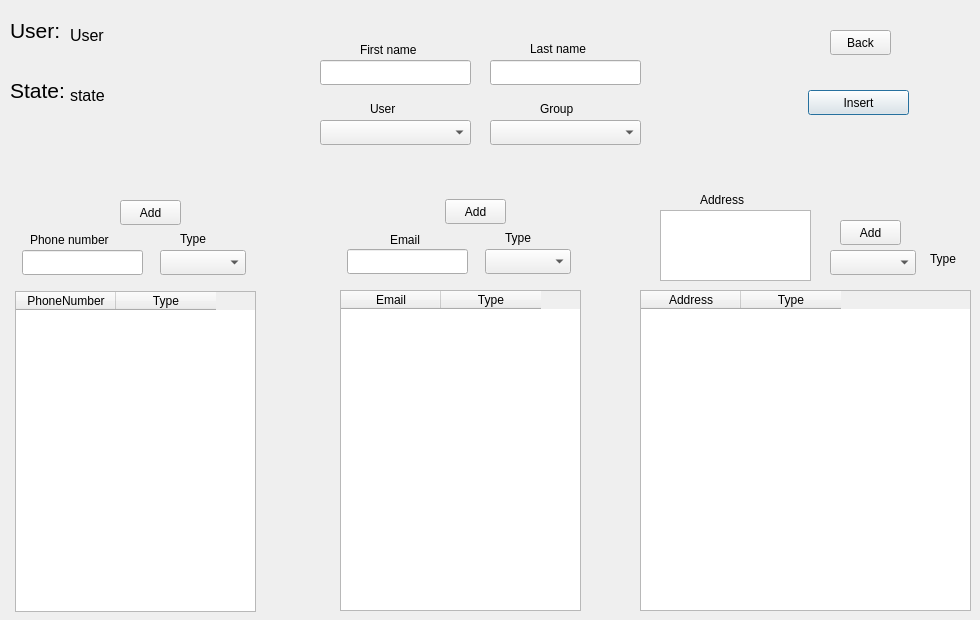
<?xml version="1.0" encoding="UTF-8"?>
<ui version="4.0">
 <class>InsertDialog</class>
 <widget class="QDialog" name="InsertDialog">
  <property name="geometry">
   <rect>
    <x>0</x>
    <y>0</y>
    <width>980</width>
    <height>620</height>
   </rect>
  </property>
  <property name="windowTitle">
   <string>Insert</string>
  </property>
  <widget class="QPushButton" name="InsertBtn">
   <property name="geometry">
    <rect>
     <x>808</x>
     <y>90</y>
     <width>101</width>
     <height>25</height>
    </rect>
   </property>
   <property name="text">
    <string>Insert</string>
   </property>
  </widget>
  <widget class="QTextEdit" name="AddrTxtE">
   <property name="geometry">
    <rect>
     <x>660</x>
     <y>210</y>
     <width>151</width>
     <height>71</height>
    </rect>
   </property>
  </widget>
  <widget class="QTableWidget" name="PhntableW">
   <property name="geometry">
    <rect>
     <x>15</x>
     <y>291</y>
     <width>241</width>
     <height>321</height>
    </rect>
   </property>
   <column>
    <property name="text">
     <string>PhoneNumber</string>
    </property>
   </column>
   <column>
    <property name="text">
     <string>Type</string>
    </property>
   </column>
  </widget>
  <widget class="QLineEdit" name="lnameLE">
   <property name="geometry">
    <rect>
     <x>490</x>
     <y>60</y>
     <width>151</width>
     <height>25</height>
    </rect>
   </property>
  </widget>
  <widget class="QLineEdit" name="fnameLE">
   <property name="geometry">
    <rect>
     <x>320</x>
     <y>60</y>
     <width>151</width>
     <height>25</height>
    </rect>
   </property>
  </widget>
  <widget class="QLineEdit" name="PhnLE">
   <property name="geometry">
    <rect>
     <x>22</x>
     <y>250</y>
     <width>121</width>
     <height>25</height>
    </rect>
   </property>
  </widget>
  <widget class="QPushButton" name="PhAddBtn">
   <property name="geometry">
    <rect>
     <x>120</x>
     <y>200</y>
     <width>61</width>
     <height>25</height>
    </rect>
   </property>
   <property name="text">
    <string>Add</string>
   </property>
  </widget>
  <widget class="QPushButton" name="BackBtn">
   <property name="geometry">
    <rect>
     <x>830</x>
     <y>30</y>
     <width>61</width>
     <height>25</height>
    </rect>
   </property>
   <property name="text">
    <string>Back</string>
   </property>
  </widget>
  <widget class="QLabel" name="label_2">
   <property name="geometry">
    <rect>
     <x>30</x>
     <y>230</y>
     <width>111</width>
     <height>20</height>
    </rect>
   </property>
   <property name="text">
    <string>Phone number</string>
   </property>
  </widget>
  <widget class="QLabel" name="label_4">
   <property name="geometry">
    <rect>
     <x>180</x>
     <y>230</y>
     <width>41</width>
     <height>17</height>
    </rect>
   </property>
   <property name="text">
    <string>Type</string>
   </property>
  </widget>
  <widget class="QLabel" name="label_9">
   <property name="geometry">
    <rect>
     <x>360</x>
     <y>40</y>
     <width>81</width>
     <height>20</height>
    </rect>
   </property>
   <property name="text">
    <string>First name</string>
   </property>
  </widget>
  <widget class="QLabel" name="label_10">
   <property name="geometry">
    <rect>
     <x>530</x>
     <y>40</y>
     <width>81</width>
     <height>17</height>
    </rect>
   </property>
   <property name="text">
    <string>Last name</string>
   </property>
  </widget>
  <widget class="QComboBox" name="PhnTypcomboBox">
   <property name="geometry">
    <rect>
     <x>160</x>
     <y>250</y>
     <width>86</width>
     <height>25</height>
    </rect>
   </property>
  </widget>
  <widget class="QLabel" name="label_12">
   <property name="geometry">
    <rect>
     <x>540</x>
     <y>100</y>
     <width>51</width>
     <height>17</height>
    </rect>
   </property>
   <property name="text">
    <string>Group</string>
   </property>
  </widget>
  <widget class="QComboBox" name="GrpcomboBox">
   <property name="geometry">
    <rect>
     <x>490</x>
     <y>120</y>
     <width>151</width>
     <height>25</height>
    </rect>
   </property>
  </widget>
  <widget class="QLabel" name="label_13">
   <property name="geometry">
    <rect>
     <x>370</x>
     <y>100</y>
     <width>41</width>
     <height>17</height>
    </rect>
   </property>
   <property name="text">
    <string>User</string>
   </property>
  </widget>
  <widget class="QComboBox" name="UsercomboBox">
   <property name="enabled">
    <bool>true</bool>
   </property>
   <property name="geometry">
    <rect>
     <x>320</x>
     <y>120</y>
     <width>151</width>
     <height>25</height>
    </rect>
   </property>
  </widget>
  <widget class="QTableWidget" name="EmtableW">
   <property name="geometry">
    <rect>
     <x>340</x>
     <y>290</y>
     <width>241</width>
     <height>321</height>
    </rect>
   </property>
   <column>
    <property name="text">
     <string>Email</string>
    </property>
   </column>
   <column>
    <property name="text">
     <string>Type</string>
    </property>
   </column>
  </widget>
  <widget class="QComboBox" name="EmTypcomboBox">
   <property name="geometry">
    <rect>
     <x>485</x>
     <y>249</y>
     <width>86</width>
     <height>25</height>
    </rect>
   </property>
  </widget>
  <widget class="QLabel" name="label_3">
   <property name="geometry">
    <rect>
     <x>390</x>
     <y>230</y>
     <width>51</width>
     <height>20</height>
    </rect>
   </property>
   <property name="text">
    <string>Email</string>
   </property>
  </widget>
  <widget class="QPushButton" name="EmAddBtn">
   <property name="geometry">
    <rect>
     <x>445</x>
     <y>199</y>
     <width>61</width>
     <height>25</height>
    </rect>
   </property>
   <property name="text">
    <string>Add</string>
   </property>
  </widget>
  <widget class="QLabel" name="label_5">
   <property name="geometry">
    <rect>
     <x>505</x>
     <y>229</y>
     <width>41</width>
     <height>17</height>
    </rect>
   </property>
   <property name="text">
    <string>Type</string>
   </property>
  </widget>
  <widget class="QLineEdit" name="EmLE">
   <property name="geometry">
    <rect>
     <x>347</x>
     <y>249</y>
     <width>121</width>
     <height>25</height>
    </rect>
   </property>
  </widget>
  <widget class="QTableWidget" name="AddrtableW">
   <property name="geometry">
    <rect>
     <x>640</x>
     <y>290</y>
     <width>331</width>
     <height>321</height>
    </rect>
   </property>
   <column>
    <property name="text">
     <string>Address</string>
    </property>
   </column>
   <column>
    <property name="text">
     <string>Type</string>
    </property>
   </column>
  </widget>
  <widget class="QLabel" name="label_7">
   <property name="geometry">
    <rect>
     <x>930</x>
     <y>250</y>
     <width>41</width>
     <height>17</height>
    </rect>
   </property>
   <property name="text">
    <string>Type</string>
   </property>
  </widget>
  <widget class="QComboBox" name="AddrTypcomboBox">
   <property name="geometry">
    <rect>
     <x>830</x>
     <y>250</y>
     <width>86</width>
     <height>25</height>
    </rect>
   </property>
  </widget>
  <widget class="QPushButton" name="AddrAddBtn">
   <property name="geometry">
    <rect>
     <x>840</x>
     <y>220</y>
     <width>61</width>
     <height>25</height>
    </rect>
   </property>
   <property name="text">
    <string>Add</string>
   </property>
  </widget>
  <widget class="QLabel" name="label_11">
   <property name="geometry">
    <rect>
     <x>700</x>
     <y>190</y>
     <width>61</width>
     <height>20</height>
    </rect>
   </property>
   <property name="text">
    <string>Address</string>
   </property>
  </widget>
  <widget class="QLabel" name="label">
   <property name="geometry">
    <rect>
     <x>10</x>
     <y>80</y>
     <width>81</width>
     <height>21</height>
    </rect>
   </property>
   <property name="font">
    <font>
     <pointsize>16</pointsize>
    </font>
   </property>
   <property name="text">
    <string>State:</string>
   </property>
  </widget>
  <widget class="QLabel" name="statelbl">
   <property name="geometry">
    <rect>
     <x>70</x>
     <y>80</y>
     <width>221</width>
     <height>31</height>
    </rect>
   </property>
   <property name="font">
    <font>
     <pointsize>12</pointsize>
    </font>
   </property>
   <property name="text">
    <string>state</string>
   </property>
  </widget>
  <widget class="QLabel" name="Userlbl">
   <property name="geometry">
    <rect>
     <x>70</x>
     <y>20</y>
     <width>231</width>
     <height>31</height>
    </rect>
   </property>
   <property name="font">
    <font>
     <pointsize>12</pointsize>
    </font>
   </property>
   <property name="text">
    <string>User</string>
   </property>
   <property name="scaledContents">
    <bool>true</bool>
   </property>
  </widget>
  <widget class="QLabel" name="label_6">
   <property name="geometry">
    <rect>
     <x>10</x>
     <y>20</y>
     <width>51</width>
     <height>21</height>
    </rect>
   </property>
   <property name="font">
    <font>
     <pointsize>16</pointsize>
    </font>
   </property>
   <property name="text">
    <string>User:</string>
   </property>
  </widget>
 </widget>
 <resources/>
 <connections/>
</ui>
